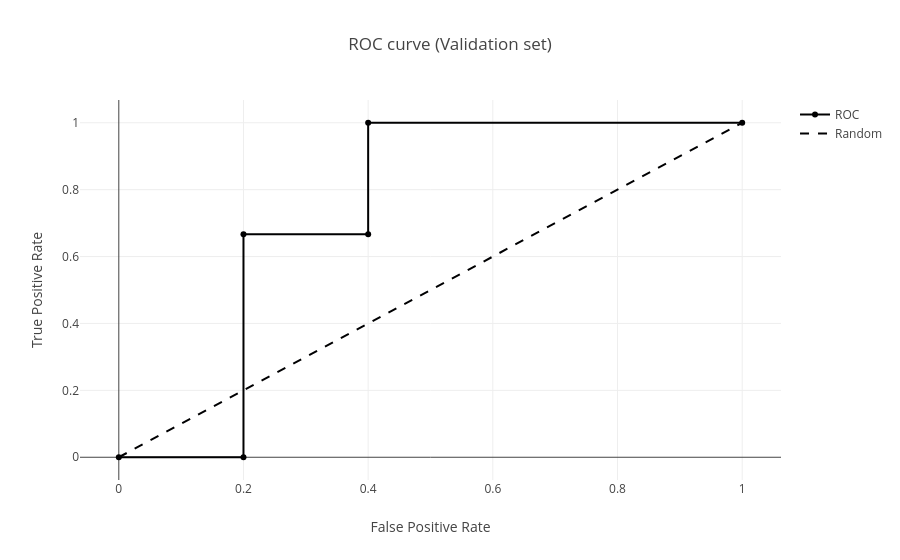

Source (notebook cell):
### Markdown cell above
# 11. Logistic Regression Training and Evaluation

## Model Development Pipeline

### Binary Target Creation
- **Threshold Definition**: Unemployment rate increase > 0% defines positive class
- **Label Distribution**: Analyze balance between increase/decrease outcomes
- **Feature Alignment**: Ensure consistent feature engineering with regression dataset

### Training Configuration
- **Regularization Parameter**: Optimize C value using cross-validation
- **Solver Selection**: Use 'liblinear' for robust convergence with small datasets
- **Max Iterations**: Set sufficient iterations for complete convergence

### Performance Assessment Metrics

#### Classification Metrics
1. **Accuracy**: Overall correct prediction rate
2. **Precision**: Proportion of predicted increases that actually occur
3. **Recall (Sensitivity)**: Proportion of actual increases correctly identified
4. **F1-Score**: Harmonic mean balancing precision and recall

#### Business-Relevant Analysis
- **False Positive Rate**: Risk of unnecessary alarm (predicted increase, no actual increase)
- **False Negative Rate**: Risk of missing actual increases (failed early warning)
- **ROC-AUC**: Model's discrimination ability across all threshold values

### Feature Coefficient Interpretation
Logistic regression coefficients reveal which factors most strongly predict unemployment rate increases, providing actionable insights for policy makers and workforce planning.

### Code cell
# --- Logistic Regression with nested time-series CV and expanded hyperparameter tuning ---
from sklearn.linear_model import LogisticRegression
from sklearn.model_selection import GridSearchCV, TimeSeriesSplit, cross_val_score
from sklearn.preprocessing import StandardScaler
from sklearn.metrics import roc_auc_score, accuracy_score, precision_score, recall_score, roc_curve
import numpy as np
import plotly.express as px
import plotly.graph_objects as go

# Prepare label
if 'model_df' not in globals():
    raise RuntimeError('model_df not found; run data-prep cells first')

model_df['risk_next_increase'] = (model_df['unemployment_rate_next'] > model_df['unemployment_rate']).astype(int)
train_df_all = model_df.dropna(subset=['risk_next_increase']).copy()

# numeric features for logistic
numeric_cols = train_df_all.select_dtypes(include=[np.number]).columns.tolist()
exclude = {'year_int'}
feature_numeric = ['unemployment_rate', 'unemployment_rate_lag1'] + [c for c in numeric_cols if c not in exclude and c not in ('unemployment_rate','unemployment_rate_lag1','risk_next_increase','unemployment_rate_next')]
feature_numeric = list(dict.fromkeys(feature_numeric))
print('Numeric features for logistic (sample):', feature_numeric[:12])

# split: create training set (all rows with year_int < last_year) and a holdout validation (year_int == last_year-1)
last_year = int(master_df['year_int'].max())
train_preferred = train_df_all[train_df_all['year_int'] < last_year].copy()
val_preferred = train_df_all[train_df_all['year_int'] == (last_year - 1)].copy()
print('Train preferred shape:', train_preferred.shape, 'Val preferred shape:', val_preferred.shape)

# Build numeric matrices and impute with medians
X_train_num = train_preferred[feature_numeric].fillna(np.nan)
medians = X_train_num.median()
X_train_num = X_train_num.fillna(medians)

# scale numeric
scaler = StandardScaler()
X_train_num_s = scaler.fit_transform(X_train_num)

# OHE occupation
X_train_ohe = pd.get_dummies(train_preferred['occupation'], prefix='occ')

# Combine final X for training
X_train_final = np.hstack([X_train_num_s, X_train_ohe.values])
y_train = train_preferred['risk_next_increase'].values

# If training size is too small, skip nested CV but still run GridSearchCV with time series CV
n_samples = X_train_final.shape[0]
if n_samples < 20:
    print('Warning: small number of training samples (<20). Nested CV may be unstable; falling back to single CV run.')

# Nested CV: inner grid search, outer time-series split
inner_cv = TimeSeriesSplit(n_splits=3)
outer_cv = TimeSeriesSplit(n_splits=4 if n_samples >= 40 else 3)

# Parameter grid: regularization strength, penalty (elasticnet or l2), l1_ratio for elasticnet, class_weight
# Use a list-of-dicts so l1_ratio is only combined with penalty='elasticnet' (avoids UserWarning)
param_grid = [
    { 'penalty': ['l2'], 'C': [0.01, 0.1, 1, 10, 100], 'class_weight': [None, 'balanced'] },
    { 'penalty': ['elasticnet'], 'C': [0.01, 0.1, 1, 10, 100], 'l1_ratio': [0.0, 0.5, 0.8], 'class_weight': [None, 'balanced'] },
]

base_clf = LogisticRegression(solver='saga', max_iter=10000, random_state=42)

grid = GridSearchCV(base_clf, param_grid, cv=inner_cv, scoring='roc_auc', n_jobs=1, refit=True)

# Run nested CV to get an honest estimate of generalization (may be slow but robust)
try:
    nested_scores = cross_val_score(grid, X_train_final, y_train, cv=outer_cv, scoring='roc_auc', n_jobs=1)
    print('Nested CV ROC AUC scores (outer folds):', nested_scores)
    print(f'Nested CV mean ROC AUC: {nested_scores.mean():.3f} (+/- {nested_scores.std():.3f})')
except Exception as e:
    print('Nested CV failed or unstable:', e)
    # fallback: run simple GridSearchCV on the full train set
    grid.fit(X_train_final, y_train)
    print('GridSearchCV fit on full training set. Best params:', grid.best_params_)

# Ensure grid is fitted (either by cross_val_score's internal refits or fallback)
if not hasattr(grid, 'best_estimator_'):
    grid.fit(X_train_final, y_train)

print('Best logistic params (after GridSearch):', grid.best_params_)
clf_best = grid.best_estimator_() if callable(grid.best_estimator_) else grid.best_estimator_
clf_best = grid.best_estimator_

# Evaluate on held-out validation (year_int == last_year-1) if available
if val_preferred.shape[0] > 0:
    # prepare val set
    X_val_num = val_preferred[feature_numeric].copy().fillna(medians)
    X_val_num_s = scaler.transform(X_val_num)
    X_val_ohe = pd.get_dummies(val_preferred['occupation'], prefix='occ')
    X_val_ohe = X_val_ohe.reindex(columns=X_train_ohe.columns, fill_value=0)
    X_val_final = np.hstack([X_val_num_s, X_val_ohe.values])
    y_val = val_preferred['risk_next_increase'].values
    y_val_proba = clf_best.predict_proba(X_val_final)[:,1]
    y_val_pred = (y_val_proba >= 0.5).astype(int)
    print('Validation ROC AUC:', roc_auc_score(y_val, y_val_proba))
    print('Validation Accuracy:', accuracy_score(y_val, y_val_pred))
    print('Validation Precision:', precision_score(y_val, y_val_pred, zero_division=0))
    print('Validation Recall:', recall_score(y_val, y_val_pred, zero_division=0))

    # Plot ROC curve using Plotly
    fpr, tpr, thresholds = roc_curve(y_val, y_val_proba)
    fig = go.Figure()
    fig.add_trace(go.Scatter(x=fpr, y=tpr, mode='lines+markers', name='ROC'))
    fig.add_trace(go.Scatter(x=[0,1], y=[0,1], mode='lines', name='Random', line=dict(dash='dash')))
    fig.update_layout(title='ROC curve (Validation set)', xaxis_title='False Positive Rate', yaxis_title='True Positive Rate')
    fig.show()
else:
    print('No validation rows found for year_int == last_year-1; skipping held-out validation.')

# Refit best classifier on full pre-last_year training (to be used for 2025 predictions)
clf_best.fit(X_train_final, y_train)

# Predict for 2025 using predict_df
if 'predict_df' not in globals():
    print('predict_df not found; cannot produce 2025 risk predictions')
else:
    # Build numeric for predict
    Xp_num = predict_df[feature_numeric].copy() if all([c in predict_df.columns for c in feature_numeric]) else pd.DataFrame({c: predict_df.get(c, pd.NA) for c in feature_numeric})
    Xp_num = Xp_num.fillna(medians)
    Xp_num_s = scaler.transform(Xp_num)
    # OHE for occupation
    Xp_ohe = pd.get_dummies(predict_df['occupation'], prefix='occ')
    Xp_ohe = Xp_ohe.reindex(columns=X_train_ohe.columns, fill_value=0)
    Xp_final = np.hstack([Xp_num_s, Xp_ohe.values])
    if np.isnan(Xp_final).any():
        print('NaNs in Xp_final, filling with 0')
        Xp_final = np.nan_to_num(Xp_final, nan=0.0)
    risk_proba_2025 = clf_best.predict_proba(Xp_final)[:,1]
    risk_df = pd.DataFrame({'occupation': predict_df['occupation'].astype(str).values, 'risk_proba_2025': risk_proba_2025})
    # Show risk predictions inline (no CSV written)
    print('Logistic risk probabilities for 2025 (displaying in notebook):')
    display(risk_df)
    # Summary statistics
    print('\nSummary statistics for risk_proba_2025:')
    display(risk_df['risk_proba_2025'].describe())

### Figure 1 — Plotly figure (JSON) as saved in the notebook; plotly's stock layout.template omitted (floating-point values rounded to 4 significant figures)
{"data": [{"mode": "lines+markers", "name": "ROC", "type": "scatter", "x": [0.0, 0.2, 0.2, 0.4, 0.4, 1.0], "y": [0.0, 0.0, 0.6667, 0.6667, 1.0, 1.0]}, {"line": {"dash": "dash"}, "mode": "lines", "name": "Random", "type": "scatter", "x": [0, 1], "y": [0, 1]}], "layout": {"title": {"text": "ROC curve (Validation set)"}, "xaxis": {"title": {"text": "False Positive Rate"}}, "yaxis": {"title": {"text": "True Positive Rate"}}}}
